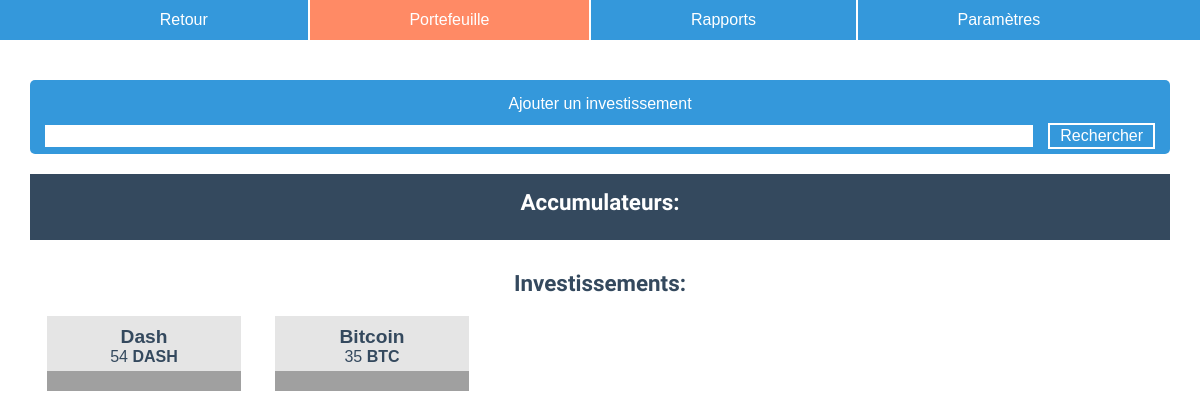
Screenshot of /smartfolio/bo/portfolio.php?port=3 (signed in) with the database file from the repository.
### tables this page shows
CREATE TABLE `currency` (
  `curr_id` int(8) NOT NULL,
  `curr_name` varchar(255) NOT NULL,
  `curr_symbol` varchar(50) NOT NULL
);

### smartfolio/bo/assets/php/portfolio.class.php (called while the page is built, shortened)
<?php
class Portfolio
{
    public $infos;
    function __construct($id)
    {
        $infos = App::$db->prepare("SELECT * FROM portfolio WHERE port_id = :id");
        $infos->execute(array(
            "id" => $id
        ));
        if ($infos->rowCount() == 0) {
            throw new \Exception("introuvable", 1);
        } else {
            $infos = $infos->fetch(PDO::FETCH_ASSOC);
            $this->infos = array(
                "id"     => $infos['port_id'],
                "status" => $infos['port_status']
            );
            $this->customer = new Customer($infos['port_cust_id']);
            $this->agent    = new Agent($infos['port_agent_id']);
        }
    }
    public function GetInvestments()
    {
        $investments = array_filter(Investment::GetInvestments($this->infos['id']), function($inv) {
            return $inv->type == 'investment';
        });
        return $investments;
    }
}
?>

### smartfolio/bo/assets/php/customer.class.php (called while the page is built, shortened)
<?php
class Customer
{
    function __construct($id)
    {
        $infos = App::$db->prepare("SELECT * FROM customer WHERE cust_id = :id");
        $infos->execute(array(
            "id" => $id
        ));
        if ($infos->rowCount() == 0) {
            throw new \Exception("introuvable", 1);
        } else {
            $infos = $infos->fetch(PDO::FETCH_ASSOC);
        }
    }
}
?>

### smartfolio/bo/assets/php/agent.class.php (called while the page is built, shortened)
<?php
class Agent
{
    function __construct($id)
    {
        $infos = App::$db->prepare("SELECT * FROM user WHERE user_id = :id");
        $infos->execute(array(
            "id" => $id
        ));
        if ($infos->rowCount() == 0) {
            throw new \Exception("introuvable", 1);
        } else {
            $infos = $infos->fetch(PDO::FETCH_ASSOC);
        }
    }
}
?>

### smartfolio/bo/assets/php/investment.class.php (called while the page is built, shortened)
<?php
class Investment
{
    private static $investments = [];
    public $portfolio;
    public $currency;
    private $tx_history   = [];
    private $balance      = 0;
    private function __construct(int $portfolio, int $currency, string $type)
    {
        try {
            $this->portfolio = new Portfolio($portfolio);
            $this->currency  = new Currency($currency);
            $this->type = $type;
        } catch (\Exception $e) {
            App::Respond('Investissements', 'Monnaies [' . $currency . '] - ' . $e->getMessage());
        }
    }
    public function GetTxHistory()
    {
        if (empty($this->tx_history)) {
            $tx_list = App::$db->prepare(
                'SELECT
                transaction.*,
                pair.*,
                COALESCE(pair.pair_curr_a, pair.pair_curr_b, transaction.tx_transfer_curr_id) investment_currency
                FROM transaction
                LEFT JOIN pair
                ON transaction.tx_pair_id = pair.pair_id
                WHERE
                transaction.tx_port_id = :port_id
                AND :curr_id IN(pair.pair_curr_a, pair.pair_curr_b, transaction.tx_transfer_curr_id)
                ORDER BY transaction.tx_timestamp'
            );
            $tx_list->execute([
                'port_id' => $this->portfolio->infos['id'],
                'curr_id' => $this->currency->infos['id']
            ]);
            foreach ($tx_list->fetchAll(PDO::FETCH_ASSOC) as $tx) {
                $tx = new Transaction($tx);
                $this->tx_history[] = $tx;
                $this->balance += $tx->UpdateBalance($this->currency, $this->balance);
            }
        }
        return $this->tx_history;
    }
    public function GetBalance()
    {
        if (empty($this->tx_history)) {
            $this->GetTxHistory();
        }
        return $this->balance;
    }
    static public function GetInvestments(int $portfolio_id)
    {
        if (empty(self::$investments)) {
            $empty_accumulators = App::$db->prepare(
                'SELECT
                acc_curr_id AS investment_currency,
                "accumulator" AS investment_type
                FROM port_accumulator
                WHERE
                acc_port_id = :port_id
                AND (acc_curr_id, acc_curr_id, acc_curr_id) NOT IN
                (
                    SELECT
                    pair.pair_curr_a, pair.pair_curr_b, currency.curr_id
                    FROM transaction
                    LEFT JOIN currency
                    ON transaction.tx_transfer_curr_id = currency.curr_id
                    LEFT JOIN pair
                    ON transaction.tx_pair_id = pair.pair_id
                    WHERE tx_port_id = :port_id
                )'
            );
            $empty_accumulators->execute([
                'port_id' => $portfolio_id
            ]);
            $inv_list = App::$db->prepare(
                'SELECT
                IF(port_accumulator.acc_id IS NULL, "investment", "accumulator") AS investment_type,
                COALESCE(IF(transaction.tx_type = "buy", pair.pair_curr_a, IF(transaction.tx_type = "sell", pair.pair_curr_b, NULL)), currency.curr_id) AS investment_currency
                FROM transaction
                LEFT JOIN currency
                ON transaction.tx_transfer_curr_id = currency.curr_id
                LEFT JOIN pair
                ON transaction.tx_pair_id = pair.pair_id
                LEFT JOIN port_accumulator
                ON port_accumulator.acc_port_id = :port_id
                AND port_accumulator.acc_curr_id = COALESCE(IF(transaction.tx_type = "buy", pair.pair_curr_a, IF(transaction.tx_type = "sell", pair.pair_curr_b, NULL)), currency.curr_id)
                WHERE tx_port_id = :port_id
                GROUP BY investment_currency
                ORDER BY investment_type = "accumulator"'
            );
            $inv_list->execute([
                'port_id' => $portfolio_id
            ]);
            foreach (array_merge($inv_list->fetchAll(PDO::FETCH_ASSOC), $empty_accumulators->fetchAll(PDO::FETCH_ASSOC)) as $inv) {
                try {
                    $inv = new self($portfolio_id, $inv['investment_currency'], $inv['investment_type']);
                    self::$investments[] = $inv;
                } catch (\Exception $e) {
                    App::Respond('Investissements', $e->getMessage());
                }
            }
        }
        return self::$investments;
    }
}
?>

### smartfolio/bo/assets/php/currency.class.php (called while the page is built, shortened)
<?php
class Currency
{
    function __construct($id)
    {
        $infos = App::$db->prepare("SELECT * FROM currency WHERE curr_id = :id");
        $infos->execute(array(
            "id" => $id
        ));
        if ($infos->rowCount() == 0) {
            throw new \Exception("introuvable", 1);
        } else {
            $infos = $infos->fetch(PDO::FETCH_ASSOC);
            $this->infos = array(
                "id"     => $infos['curr_id'],
                "name"   => $infos['curr_name'],
                "symbol" => $infos['curr_symbol']
            );
        }
    }
}
?>

### smartfolio/bo/assets/php/transaction.class.php (called while the page is built, shortened)
<?php
class Transaction
{
    public $infos;
    private $pair          = false;
    private $fees          = false;
    private $cost          = false;
    function __construct(array $infos)
    {
        $this->infos = $infos;
    }
    public function Pair() : Pair
    {
        if ($this->pair === false) {
            $this->pair = new Pair($this->infos['tx_pair_id']);
        }
        return $this->pair;
    }
    private function Cost() : array
    {
        if ($this->cost === false) {
            switch ($this->infos['tx_type']) {
                case 'buy':
                case 'sell':
                $this->cost = [
                    'currency' => $this->Pair()->index->infos['id'],
                    'amount'   => floatval($this->infos['tx_amount'] * $this->infos['tx_price'])
                ];
                break;
            }
        }
        return $this->cost;
    }
    private function Fees() : array
    {
        if ($this->fees === false) {
            switch ($this->infos['tx_type']) {
                case 'buy':
                case 'sell':
                switch ($this->infos['tx_fee_type']) {
                    case 'fixed_currency':
                    $this->fees = [
                        'currency' => $this->Pair()->currency->infos['id'],
                        'amount'   => $this->infos['tx_fee_amount']
                    ];
                    break;
                    case 'fixed_index':
                    $this->fees = [
                        'currency' => $this->Pair()->index->infos['id'],
                        'amount'   => $this->infos['tx_fee_amount']
                    ];
                    break;
                }
                break;
            }
        }
        return $this->fees;
    }
    public function UpdateBalance(Currency $curr, float $balance) : float
    {
        switch ($this->infos['tx_type']) {
            case 'deposit':
            return $this->infos['tx_amount'];
            break;
            case 'buy':
            if ($this->Pair()->currency->infos['id'] == $curr->infos['id']) {
                if ($this->Fees()['currency'] == $curr->infos['id']) {
                    return floatval($this->infos['tx_amount'] - $this->Fees()['amount']);
                } else {
                    return $this->infos['tx_amount'];
                }
            } else {
                $cost = floatval($this->Cost()['amount'] * -1);
                return abs($cost) > $balance ? 0 : $cost;
            }
            break;
            case 'sell':
            if ($this->Pair()->currency->infos['id'] == $curr->infos['id']) {
                $cost = floatval($this->infos['tx_amount'] * -1);
                return abs($cost) > $balance ? 0 : $cost;
            } else {
                if ($this->Fees()['currency'] == $curr->infos['id']) {
                    return floatval($this->Cost()['amount'] - $this->Fees()['amount']);
                } else {
                    return $this->Cost()['amount'];
                }
            }
            break;
        }
        return 0;
    }
}
?>

### smartfolio/bo/assets/php/pair.class.php (called while the page is built, shortened)
<?php
class Pair
{
    public $currency;
    public $index;
    public $exchange;
    function __construct($id)
    {
        $infos = App::$db->prepare("SELECT * FROM pair WHERE pair_id = :id");
        $infos->execute(array(
            "id" => $id
        ));
        if ($infos->rowCount() == 0) {
            throw new \Exception("paire introuvable", 1);
        } else {
            $infos = $infos->fetch(PDO::FETCH_ASSOC);
            $this->infos = array(
                "id"       => $infos['pair_id'],
                "curr_a"   => $infos['pair_curr_a'],
                "curr_b"   => $infos['pair_curr_b'],
                "exchange" => $infos['pair_exchange_id'],
                "api_url"  => $infos['pair_api_url']
            );
            $this->currency = new Currency($this->infos['curr_a']);
            $this->index    = new Currency($this->infos['curr_b']);
            $this->exchange = new Exchange($this->infos['exchange']);
        }
    }
    private function FullName()
    {
        $currency     = $this->currency->infos['symbol'];
        $index        = $this->index->infos['symbol'];
        $exchange     = strtoupper($this->exchange->infos['name']);
    }
}
?>

### smartfolio/bo/assets/php/exchange.class.php (called while the page is built, shortened)
<?php
class Exchange
{
    function __construct($id)
    {
        $infos = App::$db->prepare("SELECT * FROM exchange WHERE exchange_id = :id");
        $infos->execute(array(
            "id" => $id
        ));
        if ($infos->rowCount() == 0) {
            throw new \Exception("introuvable", 1);
        } else {
            $infos = $infos->fetch(PDO::FETCH_ASSOC);
            $this->infos = array(
                "id"     => $infos['exchange_id'],
                "name"   => $infos['exchange_name']
            );
        }
    }
}
?>

### smartfolio/bo/portfolio.php (the view, shortened to what this page needs)
<?php
try {
    $portfolio = new Portfolio($_GET['port']);
} catch (\Exception $e) {
    App::Respond('Portefeuille', $e->getMessage(), true);
}
?>
<!DOCTYPE html>
<html lang="en">
<head>
    <?php include 'assets/inc/head.php'; ?>
    <link rel="stylesheet" href="assets/style/portfolio.min.css">
</head>
<body>
    <?php
    include 'assets/inc/header_portfolio.php';
    ?>
    <main id="main">
        <div id="actions">
            <nav>
                <a href="port_settings.php?port=<?php echo $portfolio->infos['id'] ?>&add_tx"><i class="fas fa-credit-card"></i> Ajouter un investissement</a>
            </nav>
            <form action="portfolio.php" method="get">
                <input type="text" name="search" value="<?php echo $_GET['search'] ?? ''; ?>">
                <input type="submit" value="Rechercher">
            </form>
        </div>
        <div id="accumulators">
            <h3>Accumulateurs:</h3>
            <?php
            foreach ($portfolio->GetAccumulators() as $inv) {
                echo '<div class="accumulator"><a href="investment.php?port=' . $portfolio->infos['id'] . '&inv=' . $inv->currency->infos['id'] . '">';
                echo '  <h4>' . $inv->currency->infos['name'] . '</h4>';
                echo '  <p>' . $inv->GetBalance() . ' <b>' . $inv->currency->infos['symbol'] . '</b></p>';
                echo '  <div class="rois">';
                foreach ($portfolio->GetAccumulators() as $acc) {
                    if ($inv->currency->infos['id'] != $acc->currency->infos['id']) {
                        echo '<p>' . $acc->currency->infos['symbol'] . '</p>';
                        $roi_class = $inv->GetDelta($acc->currency) >= 0 ? 'delta_up' : 'delta_down';
                        echo '<p class="' . $roi_class . '">' . $inv->GetDelta($acc->currency) . ' %</p>';
                    }
                }
                echo '  </div>';
                echo '</a></div>';
            }
            ?>
        </div>
        <div id="investments">
            <h3>Investissements:</h3>
            <?php
            foreach ($portfolio->GetInvestments() as $inv) {
                echo '<div class="investment"><a href="investment.php?port=' . $portfolio->infos['id'] . '&inv=' . $inv->currency->infos['id'] . '">';
                echo '  <h4>' . $inv->currency->infos['name'] . '</h4>';
                echo '  <p>' . $inv->GetBalance() . ' <b>' . $inv->currency->infos['symbol'] . '</b></p>';
                echo '  <div class="rois">';
                echo '  </div>';
                echo '</a></div>';
            }
            ?>
        </div>
    </main>
</body>
</html>

### rows the page displays
currency: curr_name "Dash", GetBalance "54", curr_symbol "DASH"
currency: curr_name "Bitcoin", GetBalance "35", curr_symbol "BTC"
